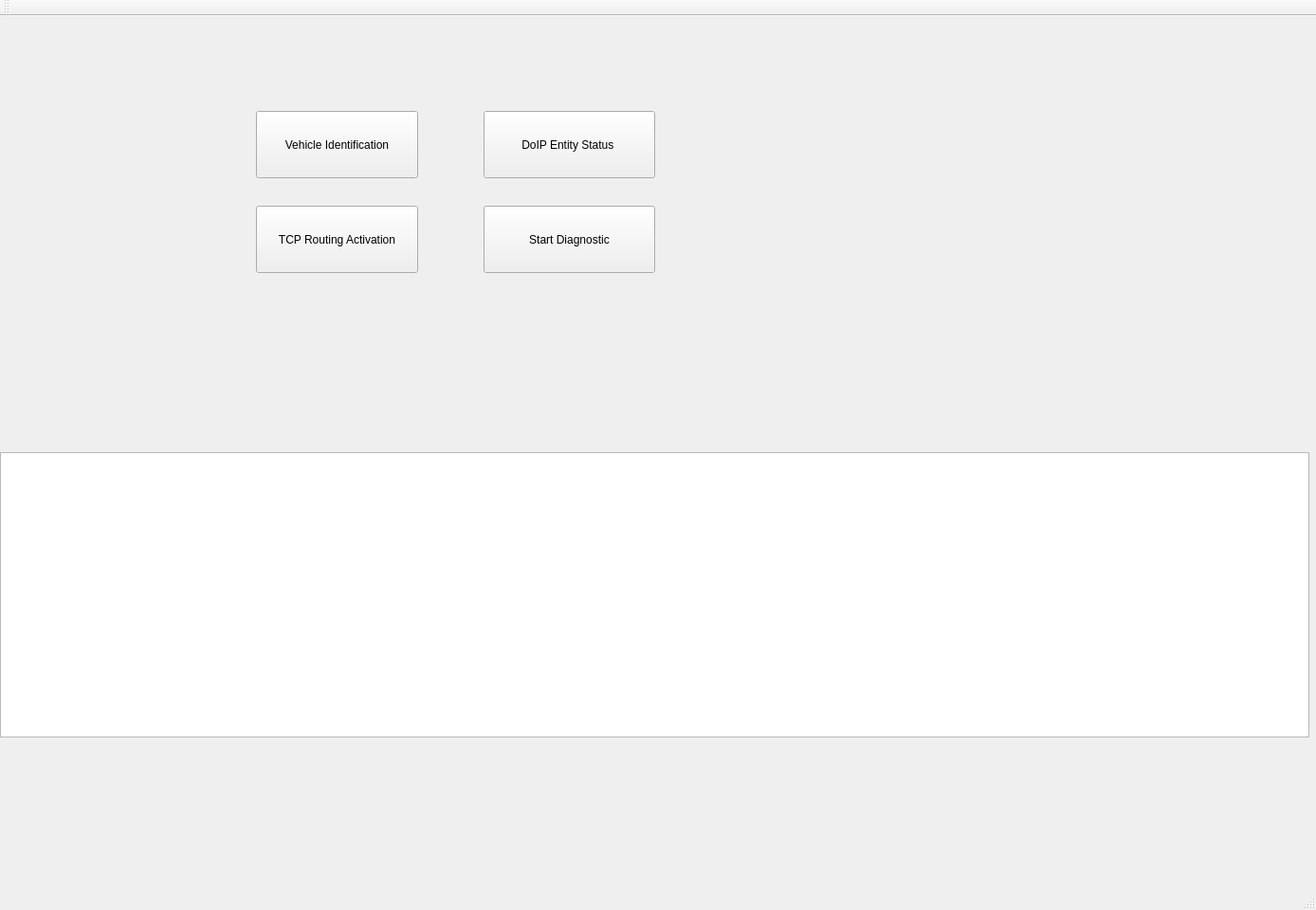
<?xml version="1.0" encoding="UTF-8"?>
<ui version="4.0">
 <class>MainWindow</class>
 <widget class="QMainWindow" name="MainWindow">
  <property name="geometry">
   <rect>
    <x>0</x>
    <y>0</y>
    <width>1388</width>
    <height>960</height>
   </rect>
  </property>
  <property name="windowTitle">
   <string>MainWindow</string>
  </property>
  <widget class="QWidget" name="centralWidget">
   <widget class="QTextEdit" name="textEdit">
    <property name="geometry">
     <rect>
      <x>0</x>
      <y>460</y>
      <width>1381</width>
      <height>301</height>
     </rect>
    </property>
   </widget>
   <widget class="QPushButton" name="pushButton">
    <property name="geometry">
     <rect>
      <x>270</x>
      <y>100</y>
      <width>171</width>
      <height>71</height>
     </rect>
    </property>
    <property name="text">
     <string>Vehicle Identification</string>
    </property>
   </widget>
   <widget class="QPushButton" name="pushButton_2">
    <property name="geometry">
     <rect>
      <x>510</x>
      <y>100</y>
      <width>181</width>
      <height>71</height>
     </rect>
    </property>
    <property name="text">
     <string>DoIP Entity Status </string>
    </property>
   </widget>
   <widget class="QPushButton" name="pushButton_3">
    <property name="geometry">
     <rect>
      <x>270</x>
      <y>200</y>
      <width>171</width>
      <height>71</height>
     </rect>
    </property>
    <property name="text">
     <string>TCP Routing Activation</string>
    </property>
   </widget>
   <widget class="QPushButton" name="pushButton_4">
    <property name="geometry">
     <rect>
      <x>510</x>
      <y>200</y>
      <width>181</width>
      <height>71</height>
     </rect>
    </property>
    <property name="text">
     <string>Start Diagnostic</string>
    </property>
   </widget>
  </widget>
  <widget class="QMenuBar" name="menuBar">
   <property name="geometry">
    <rect>
     <x>0</x>
     <y>0</y>
     <width>1388</width>
     <height>31</height>
    </rect>
   </property>
  </widget>
  <widget class="QToolBar" name="mainToolBar">
   <attribute name="toolBarArea">
    <enum>TopToolBarArea</enum>
   </attribute>
   <attribute name="toolBarBreak">
    <bool>false</bool>
   </attribute>
  </widget>
  <widget class="QStatusBar" name="statusBar"/>
 </widget>
 <layoutdefault spacing="6" margin="11"/>
 <resources/>
 <connections/>
</ui>
